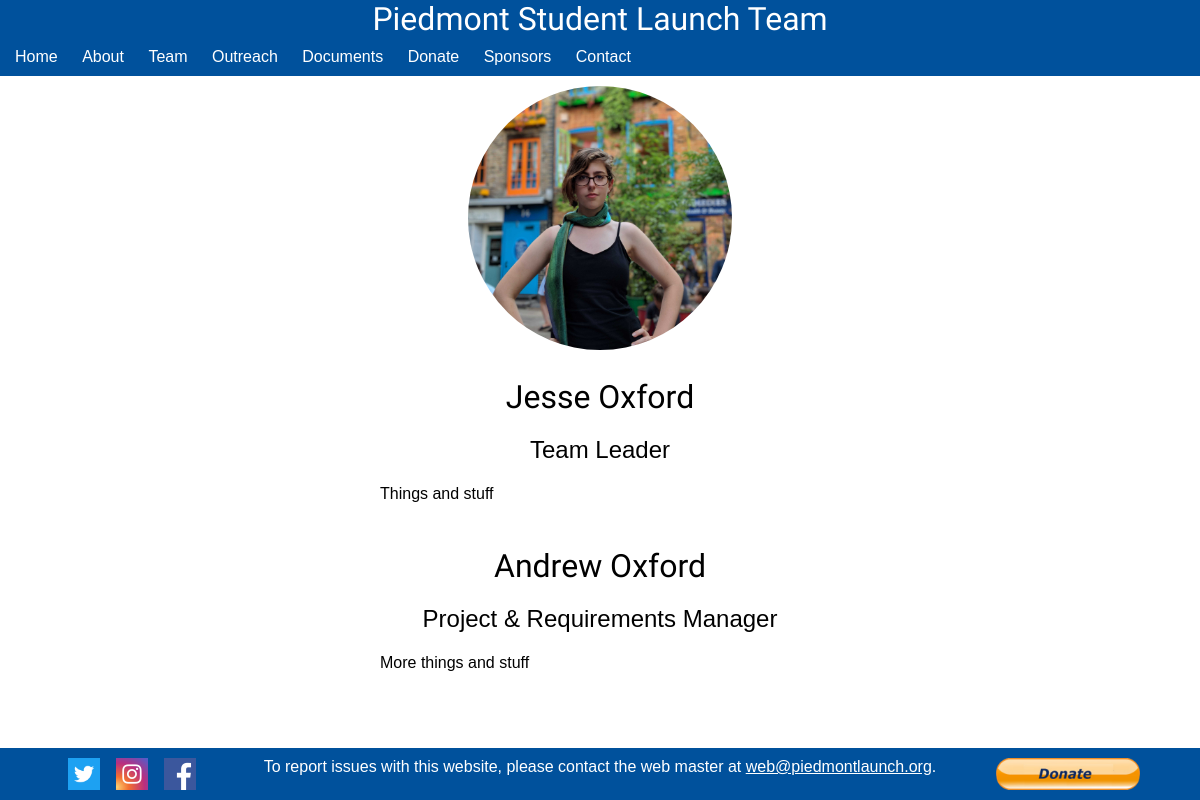
Page /team/ on the committed database.
### pslt/models.py (models this page shows, shortened)
class Member(models.Model):
    name = models.CharField(max_length=100)
    img_uri = models.CharField(max_length=500, blank=True)
    role = models.CharField(max_length=500)
    bio = models.CharField(max_length=5000)
    priority = models.IntegerField()

### pslt/views.py (the view)
# urls.py: path('team/', views.team, name='team'),
def team(request):
    member_list = Member.objects.all().order_by('priority')
    context = {'members': member_list}
    return render(request, 'pslt/team.html', context)

### pslt/templatetags/pslt_extras.py (called while the page is built)
@register.filter
@stringfilter
def addstr(arg1, arg2):
    return str(arg1) + str(arg2)

### pslt/templates/pslt/team.html (shortened to what this page needs)
{% extends 'pslt/base.html' %}
{% load static %}
{% block content %}
    {% for member in members %}
        {% include 'pslt/team-member-snippet.html' with member=member %}
    {% endfor %}
{% endblock %}

### pslt/templates/pslt/team-member-snippet.html
{% load static %}
{% load pslt_extras %}
<div class="team-member">
    {% if member.img_uri %}
        {% with img_url='pslt/images/'|addstr:member.img_uri %}
            <img src="{% static img_url %}" alt="{{ member.name }}">
        {% endwith %}
    {% endif %}
    <h1>{{ member.name }}</h1>
    <h2>{{ member.role }}</h2>
    <p>{{ member.bio }}</p>
</div>

### pslt/static/pslt/style-1.0.css (style rules this page uses)
html { min-height: 100%; height: 100%; }
img { max-width: 100%; }
body { background-color: white; font-family: Arial, Helvetica, sans-serif; color: black; margin: 0; position: relative; min-height: 100%; }
div.content h1 { font-family: "Carrois Gothic SC", sans-serif; font-weight: normal; line-height: initial; text-align: left; }
div.content h2 { font-weight: normal; }

### pslt/templates/pslt/team.html (style rules this page uses)
div.team-member { padding: 10px; text-align: center; }
div.team-member img { border-radius: 50%; width: 30%; }
div.team-member p { text-align: justify; width: 50%; margin: 0 auto; }
div.team-member h1 { text-align: center; }

### rows in the picture
Member: name "Jesse Oxford", role "Team Leader", bio "Things and stuff"
Member: name "Andrew Oxford", role "Project & Requirements Manager", bio "More things and stuff"

### other values in the picture
{{ email }} "web@piedmontlaunch.org"
